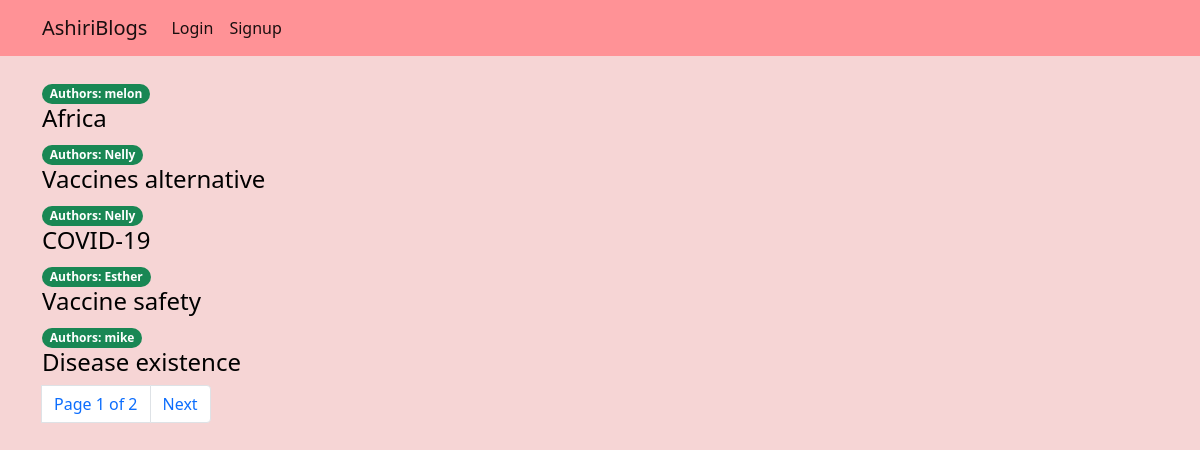
The app's page /ashiriblogapp/ with its own data.
### ashiriblogapp/models.py (models this page shows, shortened)
class blogs(models.Model):
		title = models.CharField(max_length=200)
		description = models.TextField()
		slug = models.SlugField(max_length=100, unique=True)
		published = models.DateTimeField(auto_now_add=True)
		author = models.ForeignKey(User, on_delete=models.CASCADE) #a one to many relationship model

### ashiriblogapp/views.py (the view)
# urls.py: path('', views.article_list, name='article_list'),
def article_list(request):
		article_list = blogs.objects.all().order_by('published')
		paginator = Paginator(article_list, 5)
		page = request.GET.get('page')
		try:
				articles = paginator.page(page)
		except PageNotAnInteger:
				articles = paginator.page(1)
		except EmptyPage:
				articles = paginator.page(paginator.num_pages)
		return render(request, 'ashiriblogapp/articles.html', {'article_list':articles, 'page':page})

### ashiriblogapp/templates/ashiriblogapp/articles.html (shortened to what this page needs)
{% extends "ashiriblogapp/base.html" %}
{% block body %}
	<div class="container mt-4">
			{% for blog in article_list %}
				<span class="badge rounded-pill bg-success">Authors: {{blog.author}}</span>
				<h4 ><a class="link-style" href="{% url 'article_detail' blog.slug %}">{{blog.title}}</a></h4>
			{% endfor %}
			{% include 'ashiriblogapp/pagination.html' with page=article_list %}
		</div>
{% endblock %}

### ashiriblogapp/templates/ashiriblogapp/base.html (shortened to what this page needs)
{% load static %}
<!DOCTYPE html>
<html>
<head>
		<link href="https://cdn.jsdelivr.net/npm/bootstrap@5.1.3/dist/css/bootstrap.min.css" rel="stylesheet">
		{% include "ashiriblogapp/navbar.html" %}
</head>
<body>
{% block body %}
{% endblock %}
</body>
</html>

### ashiriblogapp/templates/ashiriblogapp/navbar.html (shortened to what this page needs)
<nav class="navbar navbar-expand-lg navbar navbar-light"  style="background-color: #ff9296;">
  <div class="container">
    <a class="navbar-brand" href="{% url 'article_list' %}">AshiriBlogs</a>
    <div class="collapse navbar-collapse" id="navbarNavDropdown">
      <ul class="navbar-nav">
				{% if request.user.is_authenticated %}
				<li class="nav-item mx-5">
          <a class="nav-link disabled">Welcome, {{request.user.username}}</a>
        </li>
        <li class="nav-item">
          <a class="nav-link active" aria-current="page" href="{% url 'article_list' %}">Home</a>
        </li>
        <li class="nav-item">
          <a class="nav-link active" href="{% url 'add_article' %}">Add new</a>
        </li>
        <li class="nav-item">
          <a class="nav-link active" href="{% url 'user_logout' %}">Logout</a>
        </li>
        <li class="nav-item dropdown">
          <a class="nav-link dropdown-toggle" href="" id="navbarDropdownMenuLink" role="button" data-bs-toggle="dropdown" aria-expanded="false">
            Profile
          </a>
          <ul class="dropdown-menu" aria-labelledby="navbarDropdownMenuLink">
            <li><a class="dropdown-item" href="{% url 'password-change' %}">Change password</a></li>
          </ul>
        </li>
						{% else %}
				 <li class="nav-item">
          <a class="nav-link active" href="{% url 'user_login' %}">Login</a>
        </li>
				 <li class="nav-item">
          <a class="nav-link active" href="{% url 'register' %}">Signup</a>
        </li>
				{% endif %}
      </ul>
    </div>
  </div>
</nav>

### ashiriblogapp/templates/ashiriblogapp/pagination.html (shortened to what this page needs)
<nav aria-label="page navigation example">
	<ul class="pagination">
		<li class="page-item">
					<a class="page-link">Page {{page.number}} of {{page.paginator.num_pages}}</a>
		</li>
		<li class="page-item">
				{% if page.has_next %}
					<a class="page-link" href="?page={{page.next_page_number}}">Next</a>
				{% endif %}
		</li>
	</ul>
</nav>

### ashiriblogapp/templates/ashiriblogapp/articles.html (style rules this page uses)
.link-style { text-decoration: none; color: black; }
body { background-color: rgb(246, 213, 213); }

### records on screen
blogs: author "melon", title "Africa"
blogs: author "Nelly", title "Vaccines alternative"
blogs: author "Nelly", title "COVID-19"
blogs: author "Esther", title "Vaccine safety"
blogs: author "mike", title "Disease existence"

### other values on screen
{{ page.number }} "1"
{{ page.paginator.num_pages }} "2"
